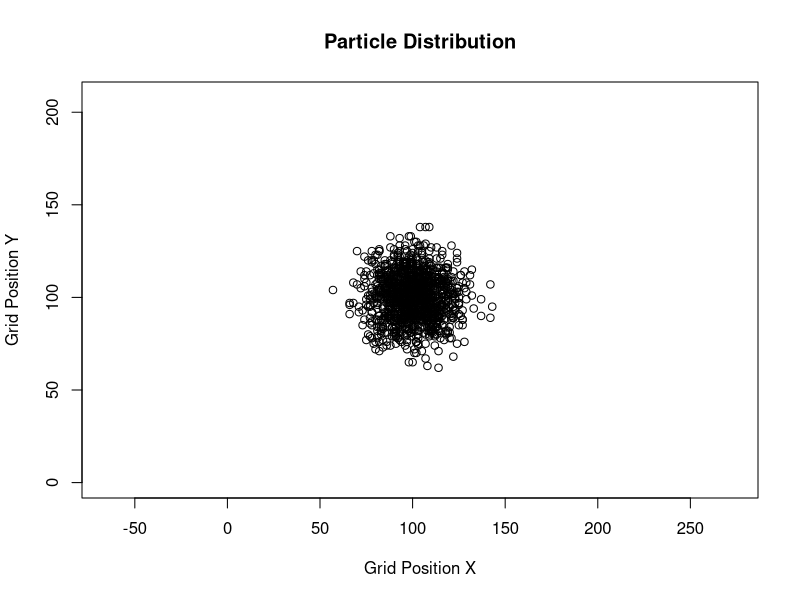
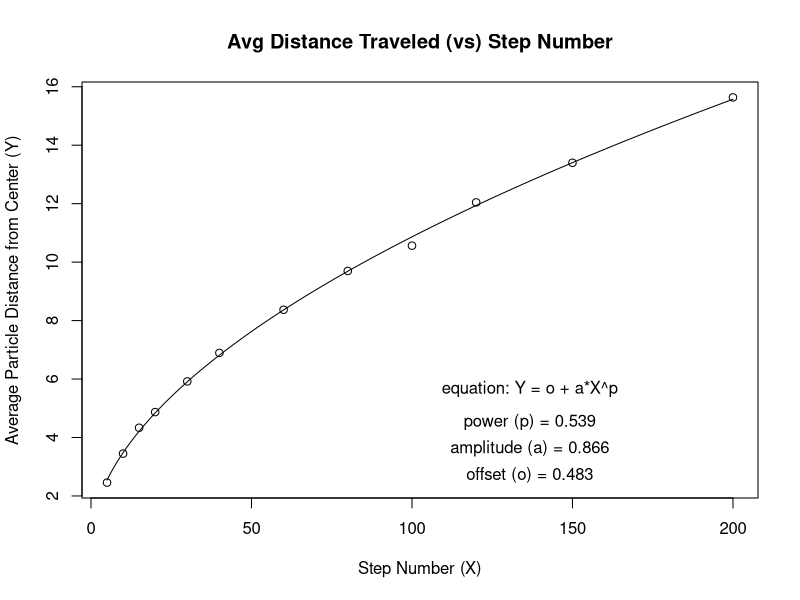

Reproduce these figures in R, in order.
# Setting up a 2D grid of diffusing particles moving one step per cycle and changing direction only after collision with a fixed barrier

# fundamental variables that will be changed depending on the experiment
particleNumber <- 1200
barrierPercentage <- 20
Matrix_X <- 200
Matrix_Y <- 200
particleDistribution <- 1  # 0 for random particle placement within the grid; 1, for particles all placed in the center of the grid
useBarriers <- FALSE # if barriers are used (TRUE) each particles moves along the same direction for each step until a barrier is hit when . The next movment in in a different direction.
                    # If barriers are not used (FALSE) each particle step is in a new random direction. Use low % barriers for ballistic movements but set the matrix size large.

timeSeriesLst <- c(5,10,15,20,30,40,60,80,100, 120,150,200) # each value is the step number for an individual diffusion experiment. The
# particle distribution plot will be for the last experiment. The mean distance for the particles for each experiment is saved in "dataSetD"
# saved as DataB with DataA holding the timeSeriesLst

# Misc. fixed values that are defined by the model or calculated from the experimental variables above
dataSetD <- 1:length(timeSeriesLst)
centerX <- round(Matrix_X/2, digits = 0)
centerY <- round(Matrix_Y/2, digits = 0)
directionPaths <- 8
directionLst <- 1:8
stepVectorX <- c(0,1,1,1,0,-1,-1,-1)
stepVectorY <- c(1,1,0,-1,-1,-1,0,1) # movment in x and y for movment direction value
gridBarrierMatrix <- matrix(FALSE, Matrix_X*Matrix_Y, 1) #actually a Boolean vector of grid locations with 
# TRUE / FALSE indicating the presence or absend of a barrier. Set up initially with no barriers.

# set up obstacles in the grid space listed in barrierLst. Non-moving, single point barriers are placed that change the direction (must change
# the direction) of the moving particles when they are in the same space.
if (useBarriers) {barrierNumber <- round(barrierPercentage/100*Matrix_X*Matrix_Y, digits = 0)
                  barrierVec <- sample(Matrix_X*Matrix_Y, barrierNumber, replace = FALSE, prob = NULL)
                  for (i in barrierVec) {gridBarrierMatrix[i] <- TRUE}}

# Misc functions
locationCalc <- function(x,y){(x-1)*Matrix_Y+y}
twoDDistanceCalc <- function(x,y,x2,y2){sqrt((x-x2)*(x-x2)+(y-y2)*(y-y2))}

# create a matrix of data for the diffusing particles with each row a different particle: 1st & 2nd columns are the X & Y positions, 3rd column is the movment direction, 
# and the 4th is the single number location.
ParticleSet <- matrix(0, particleNumber, 4)

cntr <- 1 
for (stepNumber in timeSeriesLst) {
# set values for the particle coordinates within the grid (0, for random; 1 for grid centered), and the randomly set particle movement direction
if (particleDistribution == 0){
  {ParticleSet[,1] <- sample.int(Matrix_X, size=particleNumber, replace = TRUE, prob = NULL)
   ParticleSet[,2] <- sample.int(Matrix_Y, size=particleNumber, replace = TRUE, prob = NULL)
   ParticleSet[,3] <- sample.int(directionPaths, size = particleNumber, replace = TRUE, prob = NULL)}
   ParticleSet[,4] <- locationCalc(ParticleSet[,1],ParticleSet[,2])}

if (particleDistribution == 1){
  ParticleSet[,1] <- rep(centerX,particleNumber)
  ParticleSet[,2] <- rep(centerY,particleNumber)
  ParticleSet[,3] <- sample.int(directionPaths, size = particleNumber, replace = TRUE, prob = NULL)
  tempVal <- locationCalc(centerX,centerY)
  ParticleSet[,4] <- tempVal}

# ParticleSet # print the particles' starting positions and movement direction
# The main iterations of the particle diffuision experiment
for (j in 1:stepNumber){
    ParticleSet[,1] <- ParticleSet[,1] + stepVectorX[ParticleSet[,3]]
    ParticleSet[,2] <- ParticleSet[,2] + stepVectorY[ParticleSet[,3]]
               
# calculate if particles have escaped the defined grid area and bring them back through the far opposite walls
    tempVec <- which(ParticleSet[,1] > Matrix_X)
    for(pq in tempVec) {ParticleSet[pq,1] <- ParticleSet[pq,1]-Matrix_X}
    tempVec <- which(ParticleSet[,1] < 1)
    for(pq in tempVec) {ParticleSet[pq,1] <- ParticleSet[pq,1]+Matrix_X}
    tempVec <- which(ParticleSet[,2] > Matrix_Y)
    for(pq in tempVec) {ParticleSet[pq,2] <- ParticleSet[pq,2]-Matrix_Y}
    tempVec <- which(ParticleSet[,2] < 1)
    for(pq in tempVec) {ParticleSet[pq,2] <- ParticleSet[pq,2]+Matrix_Y} 
    
# calculate the position number from the new x,y coordinates for particle i
    ParticleSet[,4] <- locationCalc(ParticleSet[,1],ParticleSet[,2])

# change direction of a particle's movement if a barrier is found in the same location as the particle in the last movement step
    if (useBarriers) {for (k in 1:particleNumber) 
        {if (gridBarrierMatrix[ParticleSet[k,4]]) {ParticleSet[k,3] <- sample(directionLst[-ParticleSet[k,3]], size = 1, replace = TRUE, prob = NULL)}}}    
    else {ParticleSet[,3] <- sample.int(directionPaths, size = particleNumber, replace = TRUE, prob = NULL)}

} # end of stepNumber iterations 

# ParticleSet
# pulling all the distances, x & y, for all particles into distX and distY then calculating the mean change in distance from center when 
# particles are initially positioned at the center.

if (particleDistribution == 1){dataSetD[cntr] <- mean(twoDDistanceCalc(ParticleSet[,1], ParticleSet[,2], centerX, centerY))}
cntr <- cntr+1
}

plot(ParticleSet[,1],ParticleSet[,2], xlim = c(0,Matrix_X*1.04), ylim = c(0,Matrix_Y*1.04),main = "Particle Distribution", xlab = "Grid Position X", ylab ="Grid Position Y", asp = Matrix_Y/Matrix_X)
if (particleDistribution == 1){
  write(timeSeriesLst, file = "dataA", ncolumns = 1)
  write(dataSetD, file = "dataB", ncolumns = 1)
  plot(timeSeriesLst, dataSetD, main = "Avg Distance Traveled (vs) Step Number", xlab = "Step Number (X)", ylab = "Average Particle Distance from Center (Y)")
  if (length(dataSetD) > 3){
    fit = nls(dataSetD ~ p1 + p2*timeSeriesLst^p3, start = list(p1 = 0.1, p2 = 1.0, p3 = 0.5))
    newt = data.frame(timeSeriesLst = seq(min(timeSeriesLst),max(timeSeriesLst),len=200))
    lines(newt$timeSeriesLst,predict(fit,newdata=newt))
    dataFitS <- matrix(summary(fit)[[10]],2,3)
    
    xLpos <- (max(timeSeriesLst) + min(timeSeriesLst))/1.5
    yLpos <- (max(dataSetD) + min(dataSetD))/4
    text(xLpos,yLpos, labels = sprintf("power (p) = %5.3f",dataFitS[3]))
    text(xLpos,yLpos*.8, labels = sprintf("amplitude (a) = %5.3f",dataFitS[2]))
    text(xLpos,yLpos*.6, labels = sprintf("offset (o) = %5.3f",dataFitS[1]))
    text(xLpos,yLpos*1.25, labels = sprintf("equation: Y = o + a*X^p"))}
}